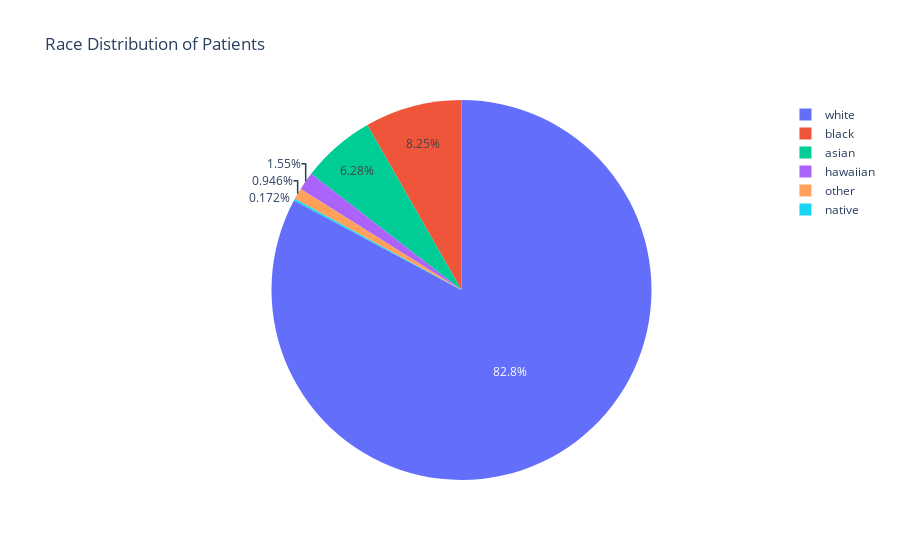

Notebook cell for this chart:
### Markdown cell above
## Question 5 Answer

The pie chart reflects the racial diversity (or lack thereof) in the dataset.

Demographic representation affects the generalizability of research findings.

### Code cell
race_pie = patients_df['RACE'].value_counts().reset_index()
race_pie.columns = ['Race', 'Count']
fig_pie = px.pie(race_pie, values='Count', names='Race', title='Race Distribution of Patients')
fig_pie.show()

### Figure 1 — Plotly figure (JSON) as saved in the notebook; plotly's stock layout.template omitted (floating-point values rounded to 4 significant figures)
{"data": [{"domain": {"x": [0, 1], "y": [0, 1]}, "hovertemplate": "Race=%{label}<br>Count=%{value}<extra></extra>", "labels": ["white", "black", "asian", "hawaiian", "other", "native"], "legendgroup": "", "name": "", "showlegend": true, "type": "pie", "values": [963, 96, 73, 18, 11, 2]}], "layout": {"autosize": true, "legend": {"tracegroupgap": 0}, "title": {"text": "Race Distribution of Patients"}}}
